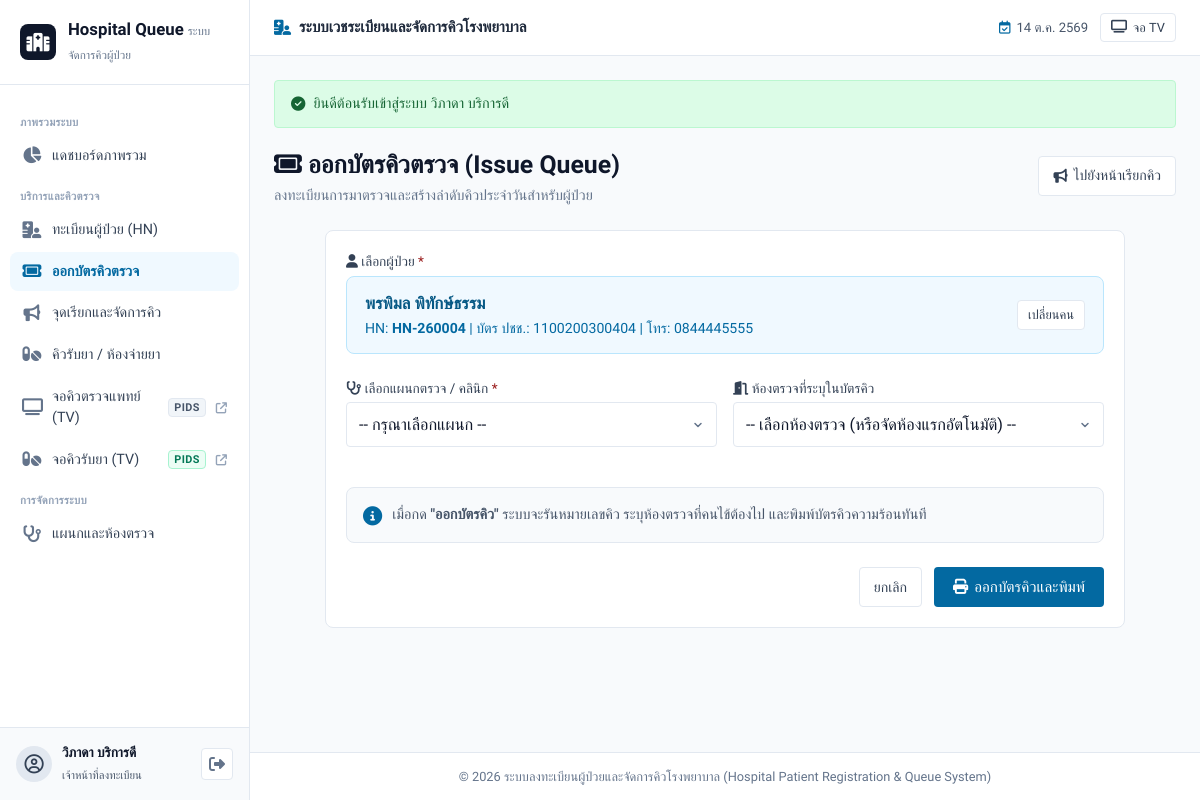
Screenshot of /visits.php?patient_id=4 (signed in) with the database file from the repository.
### tables this page shows
CREATE TABLE `patients` (
  `id` INT AUTO_INCREMENT PRIMARY KEY,
  `hn` VARCHAR(20) NOT NULL UNIQUE COMMENT 'เลขประจำตัวผู้ป่วย (HN)',
  `national_id` VARCHAR(13) NOT NULL UNIQUE COMMENT 'เลขบัตรประชาชน',
  `first_name` VARCHAR(100) NOT NULL,
  `last_name` VARCHAR(100) NOT NULL,
  `gender` VARCHAR(10) NULL COMMENT 'ชาย, หญิง, อื่นๆ',
  `date_of_birth` DATE NULL,
  `phone_number` VARCHAR(20) NULL,
  `address` TEXT NULL,
  `created_at` TIMESTAMP DEFAULT CURRENT_TIMESTAMP,
  `updated_at` TIMESTAMP DEFAULT CURRENT_TIMESTAMP ON UPDATE CURRENT_TIMESTAMP
);

### visits.php (the view, shortened to what this page needs)
<?php
require_once __DIR__ . '/config/database.php';
$patient_id = (int)($_GET['patient_id'] ?? 0);
$selected_patient = null;
if ($patient_id > 0) {
    $p_stmt = $pdo->prepare("SELECT * FROM patients WHERE id = ?");
    $p_stmt->execute([$patient_id]);
    $selected_patient = $p_stmt->fetch();
}
require_once __DIR__ . '/includes/header.php';
?>
<div class="page-header">
    <div>
        <h1 class="page-title"><i class="fa-solid fa-ticket"></i> ออกบัตรคิวตรวจ (Issue Queue)</h1>
        <p class="page-subtitle">ลงทะเบียนการมาตรวจและสร้างลำดับคิวประจำวันสำหรับผู้ป่วย</p>
    </div>
    <div>
        <a href="queues.php" class="btn btn-outline">
            <i class="fa-solid fa-bullhorn"></i> ไปยังหน้าเรียกคิว
        </a>
    </div>
</div>
<div class="card card-narrow">
    <form method="POST" action="visits.php">
        <div class="form-group">
            <label for="patient_id">
                <i class="fa-solid fa-user"></i> เลือกผู้ป่วย <span class="required">*</span>
            </label>
            <?php if ($selected_patient): ?>
                <div class="selected-patient">
                    <div>
                        <div class="selected-patient-name">
                            <?= htmlspecialchars($selected_patient['first_name'] . ' ' . $selected_patient['last_name']) ?>
                        </div>
                        <div class="selected-patient-meta">
                            HN: <strong><?= htmlspecialchars($selected_patient['hn']) ?></strong> | บัตร ปชช.: <?= htmlspecialchars($selected_patient['national_id']) ?> | โทร: <?= htmlspecialchars($selected_patient['phone_number'] ?: '-') ?>
                        </div>
                    </div>
                    <a href="visits.php" class="btn btn-outline btn-sm">เปลี่ยนคน</a>
                </div>
            <?php endif; ?>
        </div>
        <div class="grid-2 visit-grid">
            <div class="form-group form-group-flush">
                <label for="department_id">
                    <i class="fa-solid fa-stethoscope"></i> เลือกแผนกตรวจ / คลินิก <span class="required">*</span>
                </label>
                <select id="department_id" name="department_id" required class="select-lg" onchange="updateRoomOptions(this.value)">
                    <option value="">-- กรุณาเลือกแผนก --</option>
                </select>
            </div>
            <div class="form-group form-group-flush">
                <label for="room_id">
                    <i class="fa-solid fa-door-open"></i> ห้องตรวจที่ระบุในบัตรคิว
                </label>
                <select id="room_id" name="room_id" class="select-lg">
                    <option value="">-- เลือกห้องตรวจ (หรือจัดห้องแรกอัตโนมัติ) --</option>
                </select>
            </div>
        </div>
        <div class="info-note">
            <i class="fa-solid fa-circle-info"></i>
            <span>เมื่อกด <strong>"ออกบัตรคิว"</strong> ระบบจะรันหมายเลขคิว ระบุห้องตรวจที่คนไข้ต้องไป และพิมพ์บัตรคิวความร้อนทันที</span>
        </div>
        <div class="form-actions-end">
            <a href="index.php" class="btn btn-outline">ยกเลิก</a>
            <button type="submit" class="btn btn-primary btn-lg">
                <i class="fa-solid fa-print"></i> ออกบัตรคิวและพิมพ์
            </button>
        </div>
    </form>
</div>
<?php require_once __DIR__ . '/includes/footer.php'; ?>

### assets/css/style.css (style rules this page uses)
:root { --slate-900: #0f172a; --slate-800: #1e293b; --slate-700: #334155; --slate-600: #475569; --slate-500: #64748b; --slate-400: #94a3b8; --slate-200: #e2e8f0; --slate-100: #f1f5f9; --slate-50: #f8fafc; --primary: #0369a1; --primary-hover: #075985; --primary-surface: #f0f9ff; --primary-border: #bae6fd; --amber-text: #92400e; --amber-bg: #fef3c7; --amber-border: #fde68a; --violet-text: #6d28d9; --violet-bg: #ede9fe; --violet-border: #ddd6fe; --cyan-text: #0369a1; --cyan-bg: #e0f2fe; --cyan-border: #bae6fd; --green-text: #166534; --green-bg: #dcfce7; --green-border: #bbf7d0; --red-text: #991b1b; --red-bg: #fee2e2; --red-border: #fecaca; --rx-text: #047857; --rx-strong: #059669; --rx-bg: #ecfdf5; --rx-border: #a7f3d0; --sidebar-width: 250px; --radius-sm: 4px; --radius-md: 8px; --radius-lg: 12px; --border-hairline: 1px solid var(--slate-200); --text-muted: var(--slate-500); --border: var(--slate-200); --primary-light: var(--primary-surface); --primary-dark: var(--primary-hover); }
* { box-sizing: border-box; margin: 0; padding: 0; }
body { font-family: 'Prompt', -apple-system, BlinkMacSystemFont, "Segoe UI", Roboto, sans-serif; background-color: var(--slate-50); color: var(--slate-900); line-height: 1.5; min-height: 100vh; -webkit-font-smoothing: antialiased; }
a { color: var(--primary); text-decoration: none; }
.card-narrow { max-width: 800px; margin: 0 auto; }
.selected-patient { background: var(--primary-surface); border: 1px solid var(--primary-border); border-radius: var(--radius-md); padding: 14px 18px; display: flex; align-items: center; justify-content: space-between; gap: 12px; }
.selected-patient-name { font-weight: 700; font-size: 1.05rem; color: var(--primary-hover); }
.selected-patient-meta { font-size: 0.88rem; color: var(--primary); margin-top: 2px; }
.select-lg { font-size: 1.02rem; padding: 12px 36px 12px 12px; font-weight: 500; }
.visit-grid { margin-top: 24px; }
.form-group-flush { margin-bottom: 0; }
.info-note { background: var(--slate-50); border: 1px solid var(--border); border-radius: var(--radius-md); padding: 16px; margin: 24px 0; display: flex; align-items: center; gap: 10px; color: var(--slate-600); font-size: 0.9rem; }
.info-note i { color: var(--primary); font-size: 1.2rem; }
.form-actions-end { display: flex; justify-content: flex-end; gap: 12px; }
.grid-2 { display: grid; grid-template-columns: 1fr 1fr; gap: 16px; }
.page-header { display: flex; align-items: center; justify-content: space-between; flex-wrap: wrap; gap: 16px; margin-bottom: 24px; }
.page-title { font-size: 1.55rem; font-weight: 700; color: var(--slate-900); }
.page-subtitle { font-size: 0.9rem; color: var(--text-muted); margin-top: 2px; }
.card { background: #ffffff; border: var(--border-hairline); border-radius: var(--radius-md); padding: 20px; margin-bottom: 20px; }
.btn { display: inline-flex; align-items: center; justify-content: center; gap: 6px; padding: 8px 14px; border-radius: var(--radius-sm); font-size: 0.88rem; font-weight: 500; cursor: pointer; border: 1px solid transparent; transition: background-color 0.15s, border-color 0.15s; font-family: inherit; }
.btn-primary { background: var(--primary); color: #ffffff; }
.btn-outline { background: #ffffff; border-color: var(--slate-200); color: var(--slate-700); }
.btn-sm { padding: 4px 10px; font-size: 0.8rem; }
.btn-lg { padding: 10px 18px; font-size: 0.95rem; }
.form-group { margin-bottom: 16px; }
label { display: block; font-size: 0.85rem; font-weight: 500; color: var(--slate-700); margin-bottom: 4px; }
label .required { color: var(--red-text); }
input[type="text"], input[type="password"], input[type="date"], input[type="tel"], input[type="search"], select, textarea { width: 100%; padding: 9px 12px; border: var(--border-hairline); border-radius: var(--radius-sm); font-size: 0.9rem; font-family: inherit; color: var(--slate-900); background-color: #ffffff; }
select { appearance: none; -webkit-appearance: none; padding: 9px 36px 9px 12px; background-image: var(--select-chevron); background-position: right 12px center; background-repeat: no-repeat; background-size: 12px 12px; cursor: pointer; }

### rows the page displays
patients: first_name+last_name "พรพิมล พิทักษ์ธรรม", hn "HN-260004", national "1100200300404", phone_number "0844445555"

### other values shown
$user['name'] ?: $user['username'] "วิภาดา บริการดี"
$user['role'] "เจ้าหน้าที่ลงทะเบียน"
$flash['message'] "ยินดีต้อนรับเข้าสู่ระบบ วิภาดา บริการดี"
